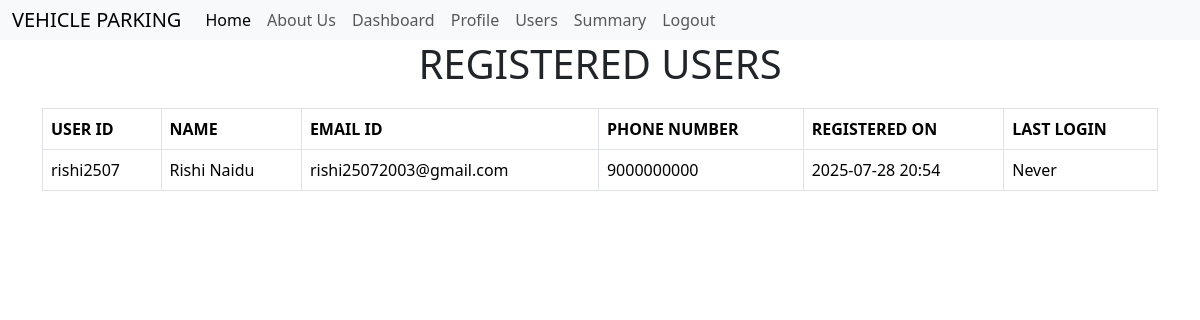
/admin/users (signed in), run on an earlier commit of the app's database.
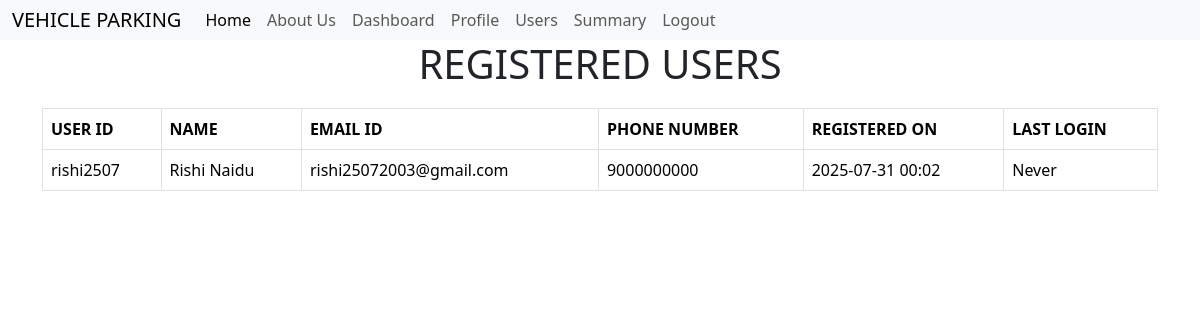
And on a later commit of the database.
### models.py (models this page shows, shortened)
class Users(db.Model):
     __tablename__ = 'users'
     user_id = db.Column(db.String(32),primary_key=True)
     name = db.Column(db.String(32), nullable=False)
     _password_hash = db.Column('password', db.String(128), nullable=False)
     email_id = db.Column(db.String(64),nullable=True)
     phone = db.Column(db.BigInteger, nullable=False)
     is_admin = db.Column(db.Boolean, nullable=False, default = False)
     user_created = db.Column(db.DateTime,default=datetime.utcnow)
     last_logged_in = db.Column(db.DateTime)
     @property
     def password(self):
          raise AttributeError('password is write-only')
     @password.setter
     def password(self,plain_password):
          self._password_hash  = generate_password_hash(plain_password)

### routes.py (the view)
@app.route('/admin/users')
@admin_required
def view_users():
    users=Users.query.filter_by(is_admin=False).all()
    return render_template('view_users.html',users=users)

### routes.py (called while the page is built)
def admin_required(func):
    @wraps(func)
    def inner(*args,**kwargs):
        if 'user_id' not in session:
            flash('Please login to continue')
            return redirect(url_for('index'))
        user=Users.query.get(session['user_id'])
        if not user.is_admin:
            flash('You are not authorised to view this page')
            return redirect('index.html')
        return func(*args,**kwargs)
    return inner

@app.context_processor
def inject_user():
    if 'user_id' in session:
        user = Users.query.filter_by(user_id=session['user_id']).first()
        return dict(user=user)
    return dict(user=None)

### templates/view_users.html (shortened to what this page needs)
{% extends 'layout.html' %}
{% block content %}
    <h1>REGISTERED USERS</h1>
    {% if users %}
        <table class="table table-bordered">
            <thead>
                <tr>
                    <th>USER ID</th>
                    <th>NAME</th>
                    <th>EMAIL ID</th>
                    <th>PHONE NUMBER</th>
                    <th>REGISTERED ON</th>
                    <th>LAST LOGIN</th>
                </tr>
            </thead>
            <tbody>
                {% for user in users %}
                <tr>
                    <td>{{ user.user_id }}</td>
                    <td>{{ user.name }}</td>
                    <td>{{ user.email_id or '—' }}</td>
                    <td>{{ user.phone }}</td>
                    <td>{{ user.user_created.strftime('%Y-%m-%d %H:%M') }}</td>
                    <td>
                        {% if user.last_logged_in %}
                                {{ user.last_logged_in.strftime('%Y-%m-%d %H:%M') }}
                            {% else %}
                                Never
                            {% endif %}
                    </td>
                </tr>
                {% endfor %}
            </tbody>
        </table>
        {% else %}
        <p class="text-danger"> No registered Users found</p>
    {% endif %}
{% endblock %}

What changed in the data, as far as the page shows it:
changed Users "rishi2507": user_created "2025-07-28 20:54" → "2025-07-31 00:02"
